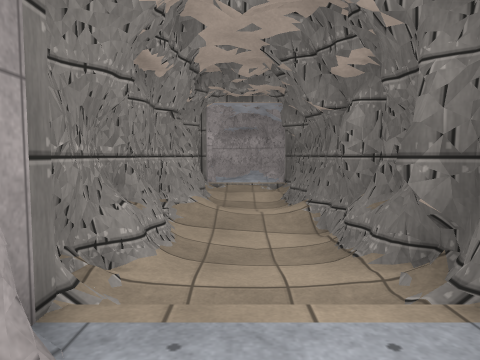
view 1 (above)

16 first-person views from a walk through a 3-D level made in the Unity game engine. The camera is 1.4 m above the floor, tilts 4° down and sees 70° across. The floor is counted in squares, 1 m on a side. Each view is taken from the middle of a square. On the plan, view 1 faces up. The plan holds only what a view shows up to about 15 squares ahead; the rest is blank. The place goes on beyond the plan. The player character is not drawn. Surface patterns are stand-ins for the level's own textures.

view 2
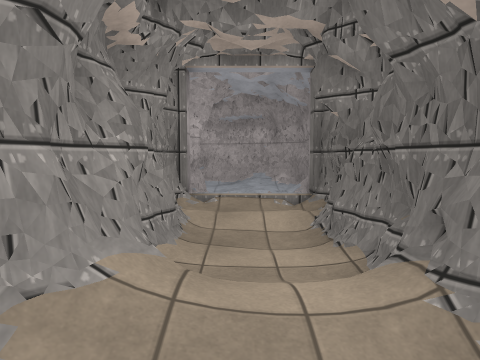

view 3
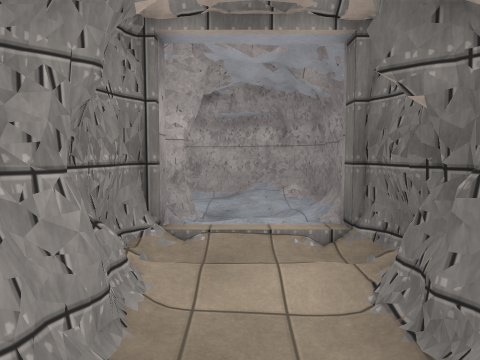

view 4
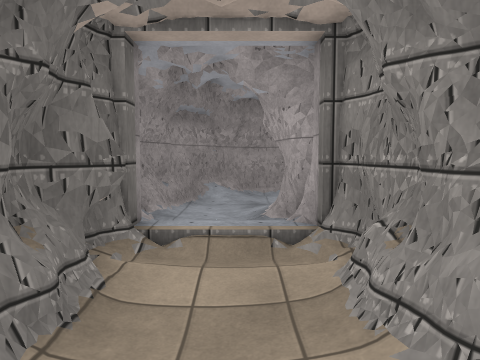

view 5
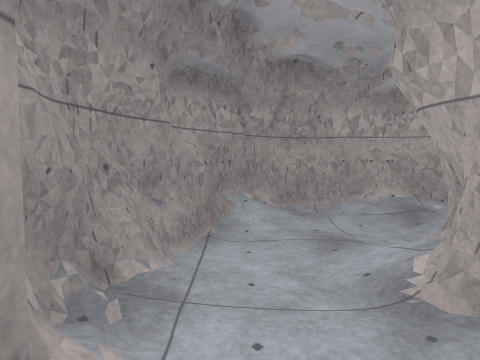

view 6
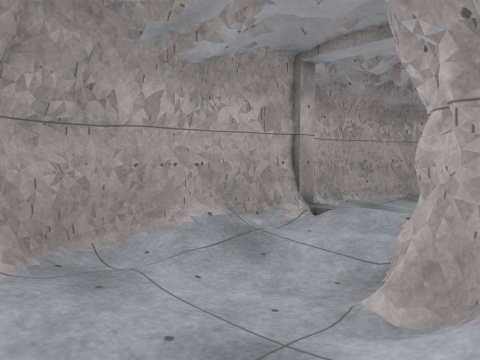

view 7
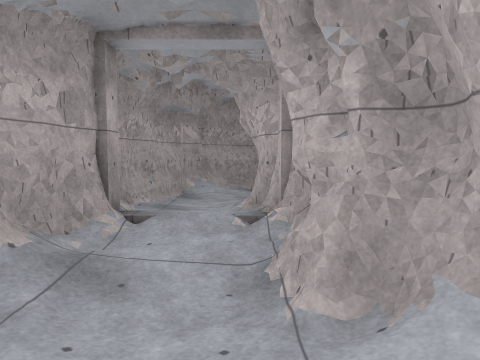

view 8
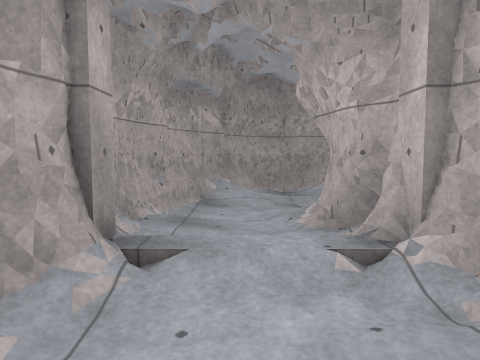

view 9
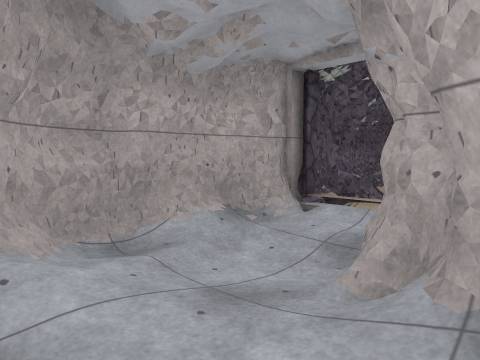

view 10
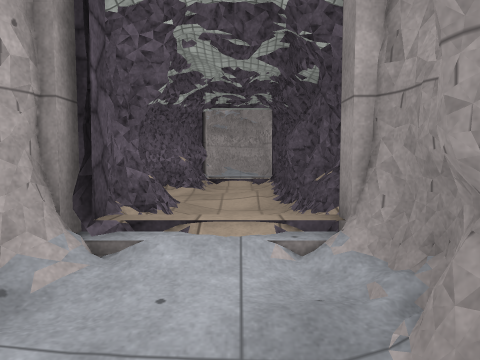

view 11
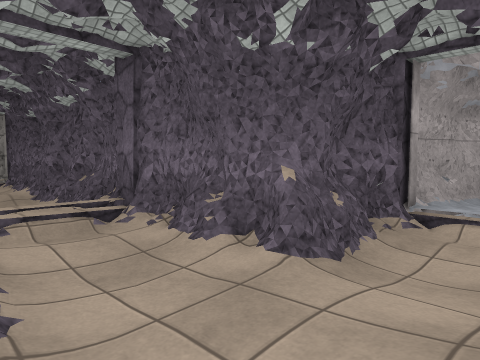

view 12
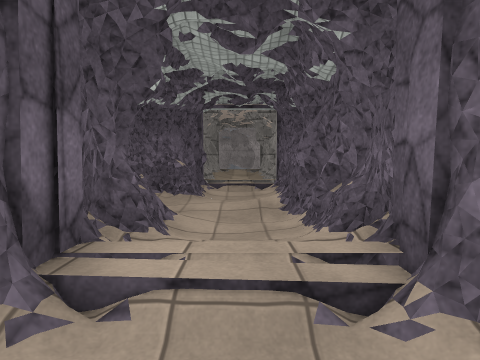

view 13
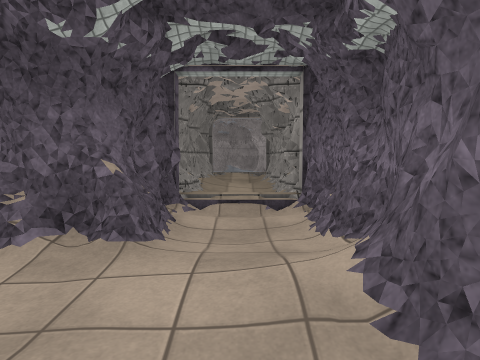

view 14
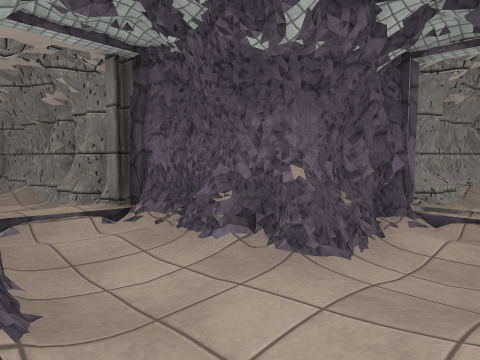

view 15
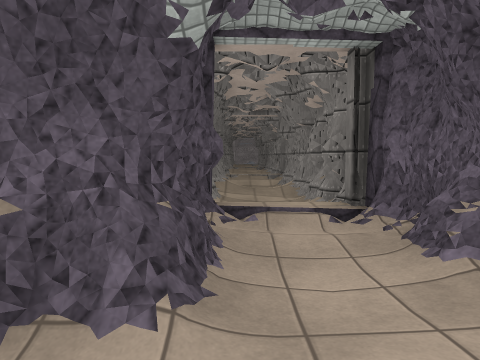

view 16
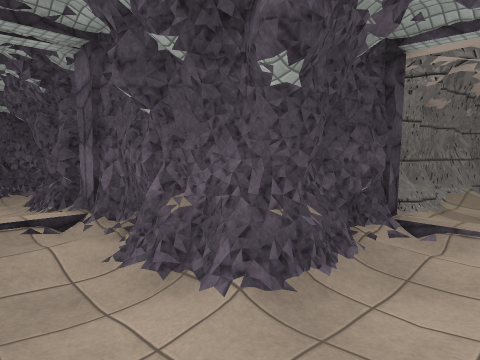

### Floor plan
Key: @ floor where view 1 was taken; # wall or solid block; . main floor; : floor 0.25 m higher than the main floor; - floor 0.25 m lower than the main floor; + floor 0.5 m higher than the main floor; / step, stairs or slope; = window, fence, low wall or low ledge; O other object.
Columns run from 35 left of view 1 to 3 right of it. Each row starts with its distance up from view 1.
 22                                  ##
 21                                  .####
 20                        #         ..//##
 19                       ##          .../#
 18                       #.          .-..#
 17                       #.         ##--O#
 16                       #.         ## .##
 15                       #          #.  #
 14                       #//        #/:/#
 13                       #// #      #/..#
 12                       #...#      #/./#
 11                       #.-/#      ##--#
 10 #######################/.        #=--#
  9 =/.// //...///////:////../       ##--#
  8  ..   /-.-...---.::.....:#       ##./#
  7  /.// //.-/....///+......##      #/./#
  6 ###########...#########../#      #/..#
  5           #/-/#       #/ /#      #=..#
  4           #...#       #/ /#      #/..#
  3           #/./#       #  /#      #/..#
  2           #:::#       #///#      ##OO#
  1           ##  /      ##::/#       #..##
  0           ## .#      #/./##       #@./#
 -1           #=-.#      #/.-##      ##..##
 -2           ##..#      #./-.########...#
 -3           ##./#      #/.../////.--...#
 -4            #./#      ##/:....//..-.//#
 -5            #  #       ####...//.//./##
 -6            #  #         #############
 -7            #  #

Where each view was taken, in squares from view 1:
view 1: 0 up, 0 right, facing up
view 2: 5 up, 0 right, facing up
view 3: 8 up, 0 right, facing up
view 4: 8 up, 0 right, facing down
view 5: 3 up, 1 right, facing down
view 6: 1 down, 1 right, facing down-left
view 7: 3 down, 1 right, facing left
view 8: 4 down, 2 left, facing left
view 9: 5 down, 8 left, facing up-left
view 10: 2 down, 11 left, facing up
view 11: 6 up, 10 left, facing up-left
view 12: 8 up, 14 left, facing left
view 13: 8 up, 20 left, facing left
view 14: 9 up, 21 left, facing down-left
view 15: 9 up, 22 left, facing down
view 16: 9 up, 24 left, facing down-right
